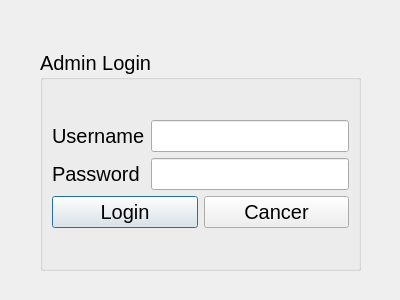
<?xml version="1.0" encoding="UTF-8"?>
<ui version="4.0">
 <class>AdminLogin</class>
 <widget class="QDialog" name="AdminLogin">
  <property name="geometry">
   <rect>
    <x>0</x>
    <y>0</y>
    <width>400</width>
    <height>300</height>
   </rect>
  </property>
  <property name="windowTitle">
   <string>Dialog</string>
  </property>
  <widget class="QGroupBox" name="groupBox_A">
   <property name="geometry">
    <rect>
     <x>40</x>
     <y>50</y>
     <width>321</width>
     <height>221</height>
    </rect>
   </property>
   <property name="font">
    <font>
     <pointsize>15</pointsize>
    </font>
   </property>
   <property name="title">
    <string>Admin Login</string>
   </property>
   <layout class="QVBoxLayout" name="verticalLayout_4">
    <item>
     <layout class="QVBoxLayout" name="verticalLayout_3">
      <item>
       <layout class="QHBoxLayout" name="horizontalLayout_2">
        <item>
         <layout class="QVBoxLayout" name="verticalLayout_2">
          <item>
           <widget class="QLabel" name="label_A_Username">
            <property name="text">
             <string>Username</string>
            </property>
           </widget>
          </item>
          <item>
           <widget class="QLabel" name="label_A_Password">
            <property name="text">
             <string>Password</string>
            </property>
           </widget>
          </item>
         </layout>
        </item>
        <item>
         <layout class="QVBoxLayout" name="verticalLayout">
          <item>
           <widget class="QLineEdit" name="lineEdit_A_Username"/>
          </item>
          <item>
           <widget class="QLineEdit" name="lineEdit_A_Password"/>
          </item>
         </layout>
        </item>
       </layout>
      </item>
      <item>
       <layout class="QHBoxLayout" name="horizontalLayout">
        <item>
         <widget class="QPushButton" name="pushButton_A_Login">
          <property name="text">
           <string>Login</string>
          </property>
         </widget>
        </item>
        <item>
         <widget class="QPushButton" name="pushButton_A_Cancer">
          <property name="text">
           <string>Cancer</string>
          </property>
         </widget>
        </item>
       </layout>
      </item>
     </layout>
    </item>
   </layout>
  </widget>
 </widget>
 <resources/>
 <connections/>
</ui>
